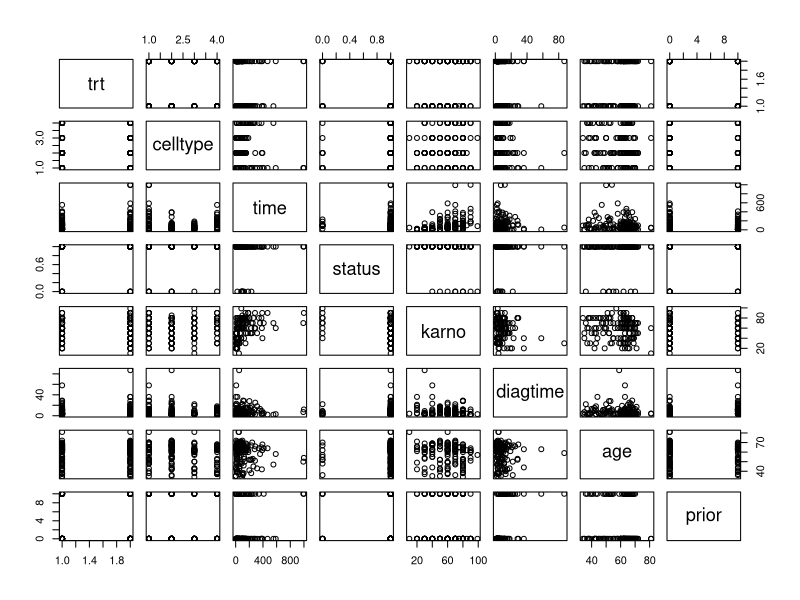
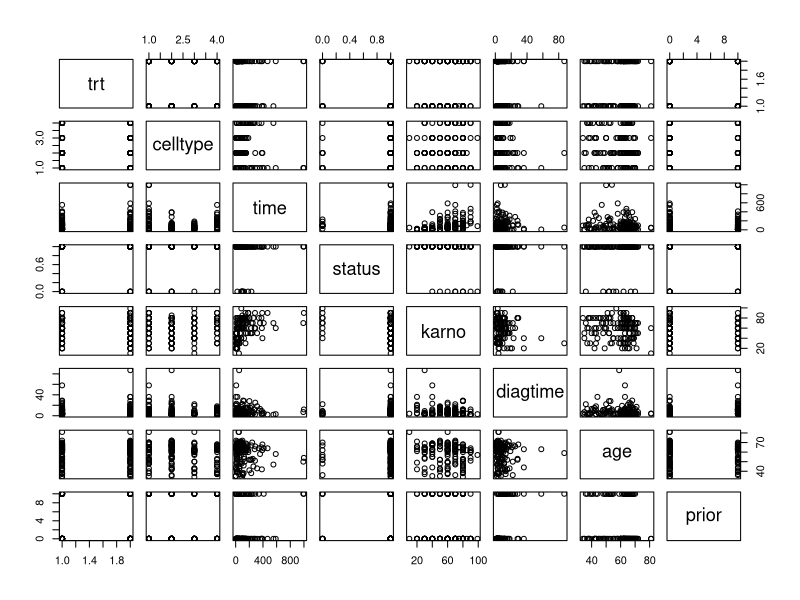
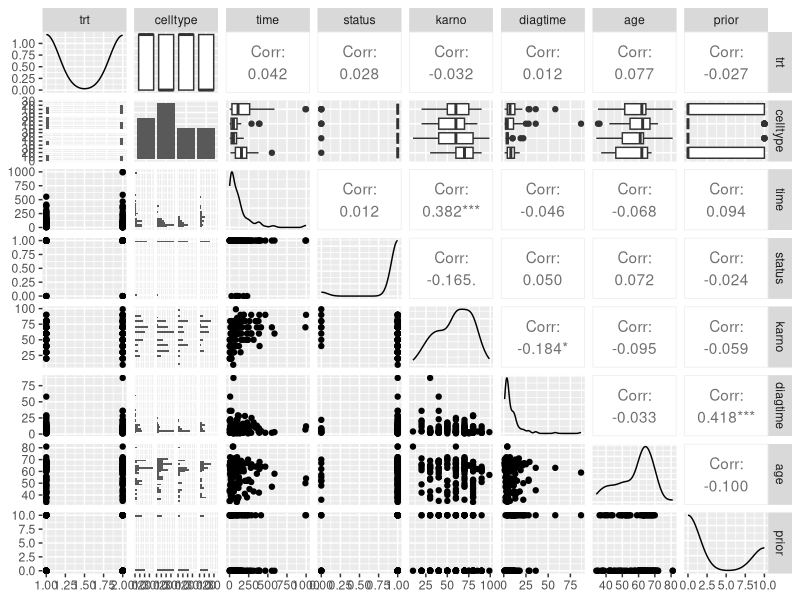

These charts were generated, in order, by the following R code:
library(ggplot2)
library(dplyr)
library(GGally)
dat0 <- survival::veteran;
plot(dat0)
head(dat0)
pairs(dat0)
ggpairs(dat0)
foo <- 3
